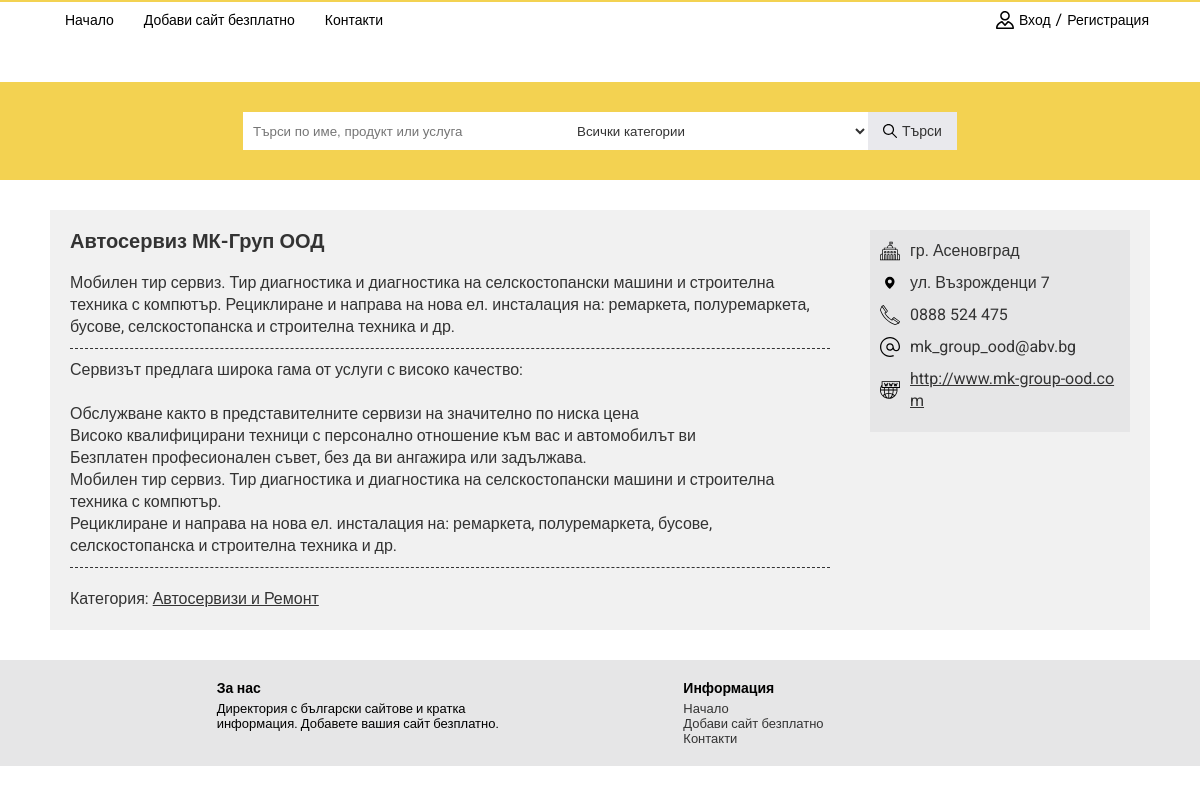
/details.php?n=автосервиз-мк-груп-оод-гр-асеновград, run on the app's committed database.
### tables this page shows
CREATE TABLE Websites (Id INTEGER PRIMARY KEY AUTOINCREMENT NOT NULL, Title VARCHAR (255) NOT NULL, CategoryId INT REFERENCES Categories (Id) ON DELETE RESTRICT ON UPDATE RESTRICT NOT NULL, Description TEXT NOT NULL, Url TEXT UNIQUE NOT NULL, DateCreated DATETIME NOT NULL, Active INTEGER NOT NULL DEFAULT (0), UserId INTEGER REFERENCES Users (Id) ON DELETE RESTRICT ON UPDATE RESTRICT NOT NULL, FullDescription TEXT, CityId INTEGER REFERENCES Cities (Id) ON DELETE RESTRICT ON UPDATE RESTRICT, Address VARCHAR (200), Phone VARCHAR (20), Email VARCHAR (50), Acronym VARCHAR (255) NOT NULL UNIQUE);

CREATE TABLE Categories (Id INTEGER PRIMARY KEY AUTOINCREMENT NOT NULL, Name VARCHAR (100) UNIQUE NOT NULL, Acronym VARCHAR (100) NOT NULL UNIQUE);

CREATE TABLE Cities (Id INTEGER PRIMARY KEY AUTOINCREMENT NOT NULL, Name VARCHAR (200) NOT NULL, Type INTEGER NOT NULL DEFAULT (1), PostCode VARCHAR (10) NOT NULL);

### public/details.php (the view, shortened to what this page needs)
<?php
$pdo = new PDO('sqlite:../private/bgwebdir.db');
$acronym = filter_input(INPUT_GET, 'n');
$website_q = $pdo->prepare("SELECT * FROM Websites WHERE Acronym = :acronym");
$website_q->execute([':acronym' => $acronym]);
$website = $website_q->fetch();
$category_q = $pdo->prepare("SELECT * FROM Categories WHERE Id = :id");
$category_q->execute([':id' => $website['CategoryId']]);
$category = $category_q->fetch();
include_once '../private/header.php';
?>
<main>
    <div>
        <div id="main-left" class="details-page">
            <h1><?php echo htmlspecialchars($website['Title']); ?></h1>
            <div><?php echo htmlspecialchars($website['Description']); ?></div>
            <?php
            if (mb_strlen($website['FullDescription']) > 0)
            {
            ?>
                <div id="details-full-info"><?php echo htmlspecialchars($website['FullDescription']); ?></div>
            <?php
            }
            ?>
            <div>Категория: <a href="/category.php?n=<?php echo $category['Acronym']; ?>"><?php echo $category['Name']; ?></a></div>
        </div>
        <div id="main-right">
            <div>
                <ul id="details-contacts">
                    <?php
                    if (mb_strlen($website['CityId']) > 0)
                    {
                        $city_q = $pdo->prepare("SELECT * FROM Cities WHERE Id = :id");
                        $city_q->execute([':id' => $website['CityId']]);
                        $city = $city_q->fetch();
                        ?>
                        <li><img src="/images/city.svg"> <?php echo $city['Type'] === '1' ? 'гр.' : 'с.'; ?>&nbsp;<i class="city"><?php echo mb_strtolower($city['Name']); ?></i></li>
                        <?php
                    }
                    if (mb_strlen($website['Address']) > 0)
                    {
                        ?>
                        <li><img src="/images/address.svg"> <?php echo htmlspecialchars($website['Address']); ?></li>
                        <?php
                    }
                    if (mb_strlen($website['Phone']) > 0)
                    {
                        ?>
                        <li><img src="/images/phone.svg"> <?php echo htmlspecialchars($website['Phone']); ?></li>
                        <?php
                    }
                    if (mb_strlen($website['Email']) > 0)
                    {
                        ?>
                        <li><img src="/images/email.svg"> <?php echo htmlspecialchars($website['Email']); ?></li>
                        <?php
                    }
                    if (mb_strlen($website['Url']) > 0)
                    {
                        ?>
                        <li><img src="/images/www.svg"> <a href="<?php echo $website['Url']; ?>" target="_blank"><?php echo $website['Url']; ?></a></li>
                        <?php
                    }
                    ?>
                </ul>
            </div>
        </div>
    </div>
</main>
<?php
include_once '../private/footer.php';
?>

### public/css/main.css (style rules this page uses)
html, body, div, span, object, iframe, h1, h2, h3, h4, h5, h6, p, blockquote, pre, abbr, address, cite, code, del, dfn, em, img, ins, kbd, q, samp, small, strong, sub, sup, var, b, i, dl, dt, dd, ol, ul, li, fieldset, form, label, legend, table, caption, tbody, tfoot, thead, tr, th, td, article, aside, canvas, details, figcaption, figure, footer, header, hgroup, menu, nav, section, summary, time, mark, audio, video { margin: 0; padding: 0; border: 0; outline: 0; font-size: 100%; vertical-align: baseline; background: transparent; font-style: normal; font-family: 'Roboto', sans-serif; }
body > main { display: flex; justify-content: center; color: #333; margin-top: 30px; line-height: 22px; }
body > main a { color: #333; }
body > main > div { display: flex; width: 1100px; background-color: #f1f1f1; }
#main-right { width: 300px; min-width: 300px; }
#main-right > div { margin: 20px; padding: 10px; background-color: #e6e6e7; }
#main-left { flex-grow: 2; padding: 20px; }
#main-left strong, #main-left h1 { display: block; font-size: 18px; margin-bottom: 10px; margin-top: 10px; }
#main-left strong:first-of-type, #main-left h1:first-of-type { margin-top: 0; }
#main-left h1 { font-size: 20px; }
.city { text-transform: capitalize; font-style: normal; }
#details-contacts { list-style-type: none; word-break: break-all; }
#details-contacts li { display: flex; align-items: center; margin-bottom: 10px; }
#details-contacts img { width: 20px; height: 20px; margin-right: 10px; }
#main-left.details-page div { border-top: 1px dashed #333; margin-top: 10px; padding-top: 10px; white-space: pre-wrap; }
#main-left.details-page div:first-of-type { border-top: none; }
#main-left.details-page div:last-of-type { padding-top: 20px; }

### data on the page
websites: Title "Автосервиз МК-Груп ООД", Description "Мобилен тир сервиз. Тир диагностика и диагностика на селскостопански машини и строителна техника с компютър. Рециклиране и направа на нова ел. инсталация на: ремаркета, полуремаркета, бусове, селскостопанска и строителна техника и др.", FullDescription "Сервизът предлага широка гама от услуги с високо качество: Обслужване както в представителните сервизи на значително по ниска цена Високо квалифицирани техници с персонално отношение към вас и автомобилът ви Безплатен професионален съвет, без да ви ангажира или задължава. Мобилен тир сервиз. Тир диагностика и диагностика на селскостопански машини и строителна техника с компютър. Рециклиране и направа на нова ел. инсталация на: ремаркета, полуремаркета, бусове, селскостопанска и строителна техника и др.", Address "ул. Възрожденци 7", Phone "0888 524 475", Email "mk_group_ood@abv.bg", Url "http://www.mk-group-ood.com"
categories: Name "Автосервизи и Ремонт"
cities: Name "Асеновград"
